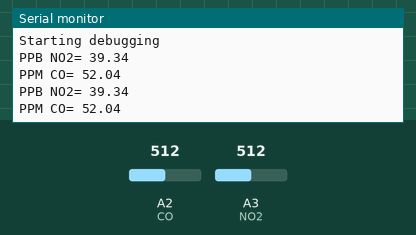
A sketch run on a simulated Arduino Uno, built with avr-gcc and run on an emulated ATmega328P. Shown: the last lines printed to the serial monitor. Inputs (shaded band) come from the test bench; at power-on: A2 (CO) = 512, A3 (NO2) = 512.

Above: at 1.8 s.
1.9 s: A2 (CO) set to 716
At 2.8 s:
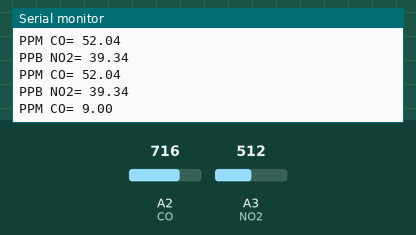
3.4 s: A3 (NO2) set to 716
At 4.6 s:
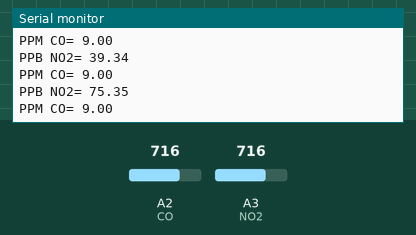
4.9 s: A2 (CO) set to 900
At 5.5 s:
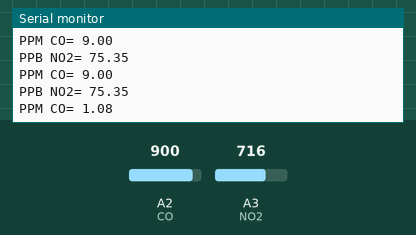
6.4 s: A3 (NO2) set to 900
At 7.8 s:
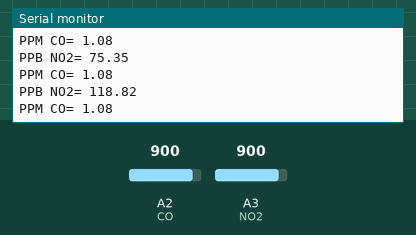
Timing chart, 0 to 8.9 s (numbered marks = the images above; inputs shaded):
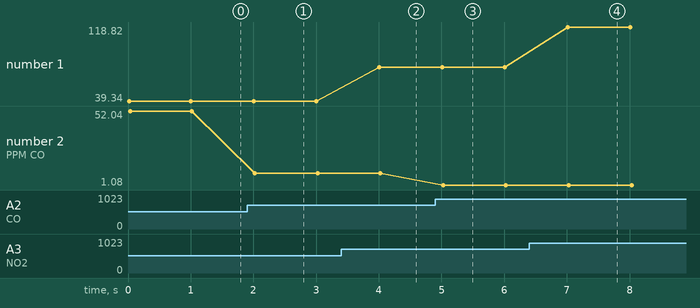

The sketch:

Arduino_NO2_CO_test.ino
```cpp
//NO2 sensor testing

const int NO2=3; //NO2 sensor on analog 3
const int CO=2; //CO sensor on analog 2
float Vout = 0; //output voltage
float Rs = 0; //Sensor Resistance
float ppbNO2 = 0; //ppb NO2
float ppmCO = 0; //ppm CO

void setup()
{
  // initialize serial communications and wait for port to open:
  Serial.begin(9600);
  Serial.println("Starting debugging");
}

void loop()
{
  // read NO2 sensor:
  Vout = analogRead(NO2)/409.2; // take reading and convert ADC value to voltage
  Rs = 22000/((5/Vout) - 1);   // find sensor resistance from Vout, using 5V input & 22kOhm load resistor
  ppbNO2 = (.000008*Rs - .0194)*1000;    //convert Rs to ppb concentration NO2 (equation derived from data found on http://airpi.es/sensors.php

  Serial.print("PPB NO2= ");
  Serial.println(ppbNO2);

  // read CO sensor:
  Vout = analogRead(CO)/409.2; // take reading and convert ADC value to voltage
  Rs = 100000/((5/Vout) - 1);   // find sensor resistance from Vout, using 5V input & 100kOhm load resistor
  ppmCO = 911.19*pow(2.71828,(-8.577*Rs/100000));    //convert Rs to ppm concentration CO

  Serial.print("PPM CO= ");
  Serial.println(ppmCO);

  delay(1000);
}
```

Measured:
- after the input at 1.9 s, the serial monitor: prints a new line after 0.12 s (image 1)
- after the input at 3.4 s, the serial monitor: prints a new line after 0.61 s (image 2)
- after the input at 4.9 s, the serial monitor: prints a new line after 0.13 s (image 3)
- after the input at 6.4 s, the serial monitor: prints a new line after 0.61 s (image 4)
- plotted number 1: 39.34 → 75.35 after the input at 3.4 s, 75.35 → 118.82 after the input at 6.4 s
- plotted number 2: 52.04 → 9 after the input at 1.9 s, 9 → 1.08 after the input at 4.9 s
